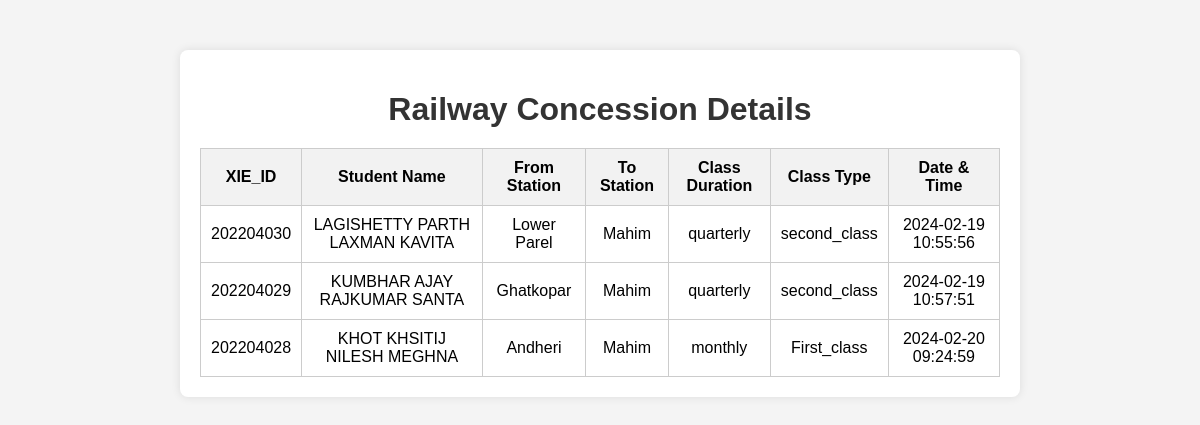
The app's page /railway_fc.php with its own data.
### tables this page shows
CREATE TABLE `rail` (
  `id` int(100) NOT NULL,
  `xie_id` int(9) NOT NULL,
  `name` varchar(255) NOT NULL,
  `from_station` varchar(50) NOT NULL,
  `to_station` varchar(50) NOT NULL,
  `class_duration` varchar(50) NOT NULL,
  `class_type` varchar(50) NOT NULL,
  `date_time` timestamp NOT NULL DEFAULT current_timestamp()
);

### railway_fc.php (the view, shortened to what this page needs)
<?php
    include("login.php");
    $concession_query = "SELECT * FROM rail";
    $concession_result = mysqli_query($con, $concession_query);
?>
<!DOCTYPE html>
<html>
<head>
</head>
<body>
    <div class="concession-details">
        <h1>Railway Concession Details</h1>
        <table>
            <tr>
                <th>XIE_ID</th>
                <th>Student Name</th>
                <th>From Station</th>
                <th>To Station</th>
                <th>Class Duration</th>
                <th>Class Type</th>
                <th>Date & Time</th>
            </tr>
            <?php
                if($concession_result && mysqli_num_rows($concession_result) > 0) {
                    while($row = mysqli_fetch_assoc($concession_result)) {
                        echo "<tr>";
                        echo "<td>".$row['xie_id']."</td>";
                        echo "<td>".$row['name']."</td>";
                        echo "<td>".$row['from_station']."</td>";
                        echo "<td>".$row['to_station']."</td>";
                        echo "<td>".$row['class_duration']."</td>";
                        echo "<td>".$row['class_type']."</td>";
                        echo "<td>".$row['date_time']."</td>";
                        echo "</tr>";
                    }
                } else {
                    echo "<tr><td colspan='6'>No concession details found</td></tr>";
                }
            ?>
        </table>
    </div>
</body>
</html>

### railway_fc.php (style rules this page uses)
body { font-family: Arial, sans-serif; background-color: #f4f4f4; margin: 0; padding: 0; }
.concession-details { max-width: 800px; margin: 50px auto; background: #fff; padding: 20px; border-radius: 8px; box-shadow: 0 0 10px rgba(0, 0, 0, 0.1); }
h1 { text-align: center; color: #333; margin-bottom: 20px; }
table { width: 100%; border-collapse: collapse; margin-top: 20px; }
table, th, td { border: 1px solid #ccc; padding: 10px; text-align: center; }
th { background-color: #f2f2f2; }

### records on screen
rail: xie "202204030", name "LAGISHETTY PARTH LAXMAN KAVITA", from_station "Lower Parel", to_station "Mahim", class_duration "quarterly", class_type "second_class", date_time "2024-02-19 10:55:56"
rail: xie "202204029", name "KUMBHAR AJAY RAJKUMAR SANTA", from_station "Ghatkopar", to_station "Mahim", class_duration "quarterly", class_type "second_class", date_time "2024-02-19 10:57:51"
rail: xie "202204028", name "KHOT KHSITIJ NILESH MEGHNA", from_station "Andheri", to_station "Mahim", class_duration "monthly", class_type "First_class", date_time "2024-02-20 09:24:59"
